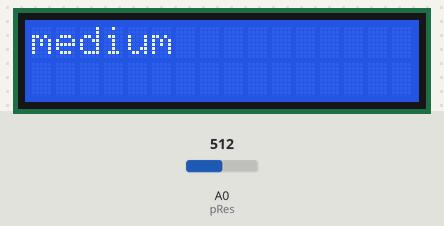
This sketch was run on a simulated Arduino Uno, built with avr-gcc and run on an emulated ATmega328P. Parts: 16×2 character LCD. The test bench sets the inputs (shaded band); at power-on: A0 (pRes) = 512.

Above: at 1.2 s.
1.3 s: A0 (pRes) set to 622
At 2.5 s:
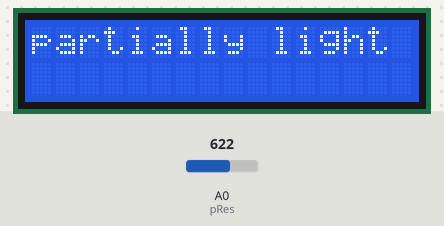
4.3 s: A0 (pRes) set to 826
At 5.1 s:
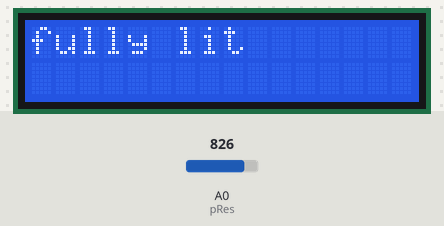
7.3 s: A0 (pRes) set to 398
At 8.1 s:
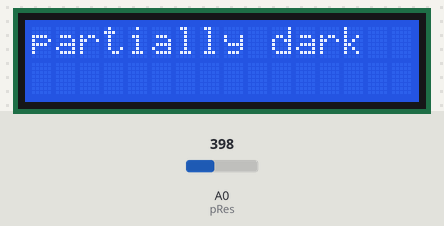
10.3 s: A0 (pRes) set to 194
At 11.5 s:
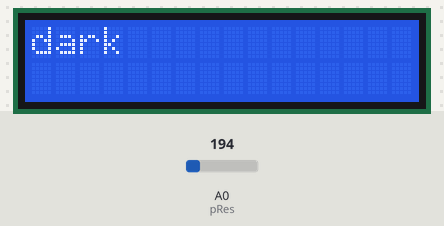
11.8 s: A0 (pRes) set to 214
At 12.7 s:
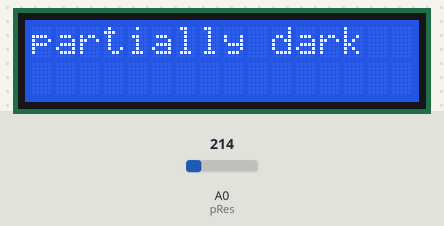
14.8 s: A0 (pRes) set to 122
At 16.1 s:
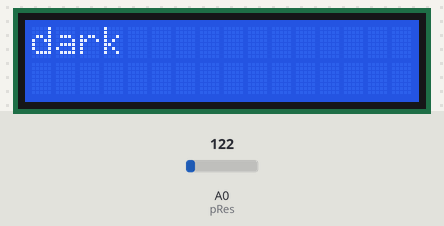
Timing chart, 0 to 17.8 s (numbered marks = the images above; inputs shaded):
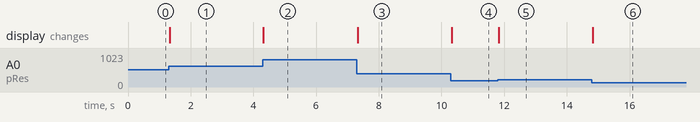

The sketch:

aalzah23lab4.ino
```cpp
// Aziz Alzahrani - 675518850
// Lab 4 - More complicated input
// This code reads in some input from a photoresistor and displays the corresponding text on a 16x2 LCD screen. It places the input value in one of the five ranges:
// 0 - 204: "dark"
// 205 - 408: "partially dark"
// 409 - 612: "medium"
// 613 - 816: "partially light"
// > 816 : "fully lit"
// This program assumes the following:
// - LCD RS pin is connected to pin 6.
// - LCD E pin is connected to pin 7.
// - LCD D4 pin is connected to pin 9.
// - LCD D5 pin is connected to pin 10.
// - LCD D6 pin is connected to pin 11.
// - LCD D7 pin is connected to pin 12.
// - Photoresistor is connected to pin A0
// No references used.
// Youtube video link - https://youtu.be/8GLTyuKt6hY

#include <LiquidCrystal.h>

// Defining constant variables for the pins
const int pRes = A0;
const int rs = 6, en = 7, d4 = 9, d5 = 10, d6 = 11, d7 = 12;
LiquidCrystal lcd(rs, en, d4, d5, d6, d7);

void setup() {
  pinMode(pRes, INPUT);
  lcd.begin(16, 2);
}

// This loop() gets the photoresistor reading, clears the LCD screen and prints the corresponding text on it.
void loop() {
  // Reading input from the photoresistor
  int input = analogRead(pRes);

  lcd.clear();

  // Printing the corresponding text for the input value
  if (input <= 204) {
    lcd.print("dark");

  } else if (input <= 408) {
    lcd.print("partially dark");

  } else if (input <= 612) {
    lcd.print("medium");

  } else if (input <= 816) {
    lcd.print("partially light");

  } else {
    lcd.print("fully lit");

  }
}
```

Measured:
- after the input at 1.3 s, the display: changes at once (image 1)
- after the input at 4.3 s, the display: changes at once (image 2)
- after the input at 7.3 s, the display: changes at once (image 3)
- after the input at 10.3 s, the display: changes at once (image 4)
- after the input at 11.8 s, the display: changes at once (image 5)
- after the input at 14.8 s, the display: changes at once (image 6)
